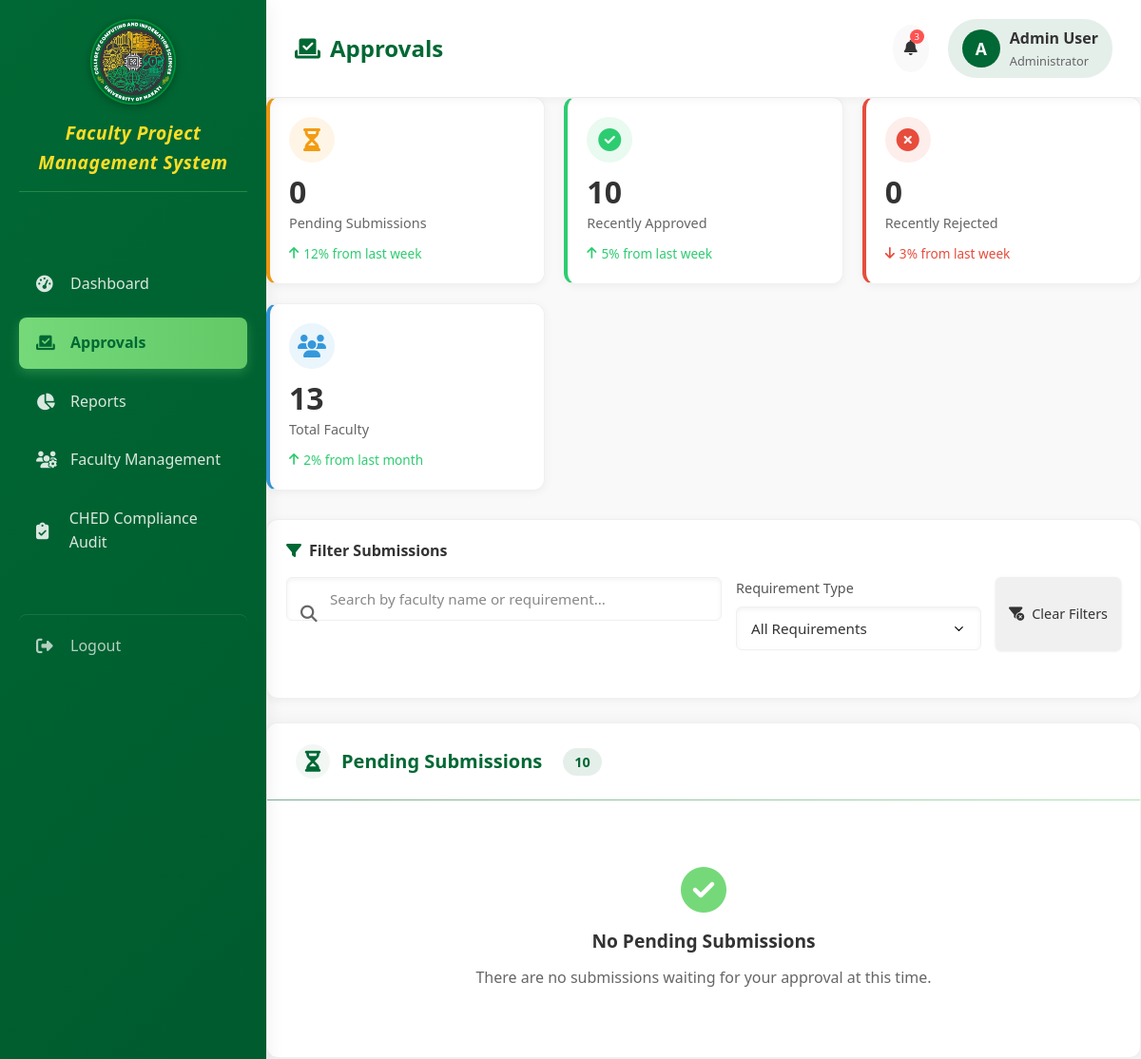
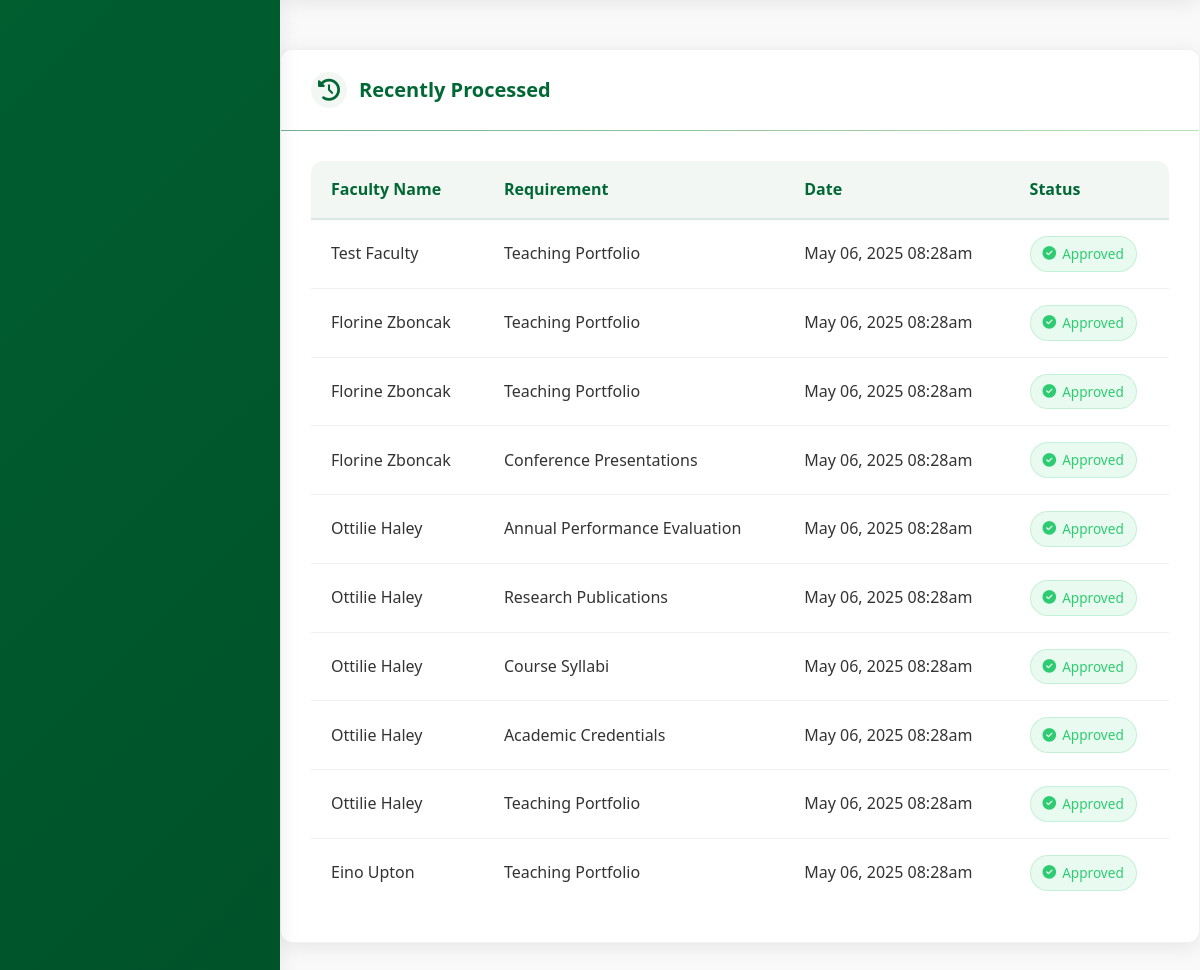
The app's page /admin/approvals.php (signed in) with its own data (2 pictures, top to bottom).
### tables this page shows
CREATE TABLE `faculty` (
  `faculty_id` bigint(20) UNSIGNED NOT NULL,
  `first_name` varchar(50) NOT NULL,
  `last_name` varchar(50) NOT NULL,
  `email` varchar(100) NOT NULL,
  `password_hash` varchar(255) NOT NULL,
  `account_creation_date` date NOT NULL,
  `role_id` bigint(20) UNSIGNED NOT NULL,
  `status` enum('active','inactive') NOT NULL DEFAULT 'active',
  `created_at` timestamp NULL DEFAULT NULL,
  `updated_at` timestamp NULL DEFAULT NULL,
  `profile_image` varchar(200) DEFAULT NULL
);

CREATE TABLE `faculty_compliance_status` (
  `compliance_id` bigint(20) UNSIGNED NOT NULL,
  `faculty_id` bigint(20) UNSIGNED NOT NULL,
  `requirement_id` bigint(20) UNSIGNED NOT NULL,
  `status` enum('missing','submitted','approved','returned') NOT NULL DEFAULT 'missing',
  `last_updated` timestamp NOT NULL DEFAULT current_timestamp() ON UPDATE current_timestamp(),
  `created_at` timestamp NULL DEFAULT NULL,
  `updated_at` timestamp NULL DEFAULT NULL
);

### admin/approvals.php (the view, shortened to what the rows shown need)
<?php
require_once("dbconn.php");
$recentlyProcessed = [];
$query = "SELECT s.requirement_id, s.status, s.updated_at,
          u.first_name, u.last_name,
          r.requirement_name
          FROM faculty_compliance_status s
          JOIN faculty u ON s.faculty_id = u.faculty_id
          JOIN ched_compliance_requirements r ON s.requirement_id = r.requirement_id
          WHERE s.status IN ('approved', 'rejected')
          ORDER BY s.updated_at DESC
          LIMIT 10";
$result = mysqli_query($conn, $query);
if ($result) {
    while ($row = mysqli_fetch_assoc($result)) {
        $processed = [
            'id' => $row['requirement_id'],
            'status' => $row['status'],
            'updated_at' => $row['updated_at'],
            'faculty' => [
                'first_name' => $row['first_name'],
                'last_name' => $row['last_name']
            ],
            'requirement' => [
                'requirement_name' => $row['requirement_name']
            ]
        ];
        $recentlyProcessed[] = $processed;
    }
}
?>
<!DOCTYPE html>
<html lang="en">
<head>
    <link rel="stylesheet" href="https://cdnjs.cloudflare.com/ajax/libs/font-awesome/6.5.0/css/all.min.css">
</head>
<body>
    <div class="container">
        <div class="content">
            <div class="header">
                <div class="header-left">
                    <h1 class="page-title"><i class="fa-solid fa-check-to-slot"></i> Approvals</h1>
                </div>
            </div>
            <div class="card">
                <div class="card-header">
                    <h2 class="card-title">
                        <i class="fa-solid fa-hourglass-half"></i>
                        Pending Submissions
                    </h2>
                </div>
            </div>
            <div class="card mt-4">
                <div class="card-header">
                    <h2 class="card-title">
                        <i class="fa-solid fa-history"></i>
                        Recently Processed
                    </h2>
                </div>
                <div class="card-body">
                    <?php if (!empty($recentlyProcessed)): ?>
                        <div class="table-responsive">
                            <table>
                                <thead>
                                    <tr>
                                        <th>Faculty Name</th>
                                        <th>Requirement</th>
                                        <th>Date</th>
                                        <th>Status</th>
                                    </tr>
                                </thead>
                                <tbody>
                                    <?php foreach ($recentlyProcessed as $item): ?>
                                        <tr>
                                            <td><?php echo $item['faculty']['first_name']; ?>
                                                <?php echo $item['faculty']['last_name']; ?>
                                            </td>
                                            <td><?php echo $item['requirement']['requirement_name']; ?></td>
                                            <td><?php echo date('M d, Y h:ia', strtotime($item['updated_at'])); ?></td>
                                            <td>
                                                <span class="status status-<?php echo $item['status']; ?>">
                                                    <i
                                                        class="fa-solid fa-<?php echo $item['status'] == 'approved' ? 'check-circle' : 'times-circle'; ?>"></i>
                                                    <?php echo ucfirst($item['status']); ?>
                                                </span>
                                            </td>
                                        </tr>
                                    <?php endforeach; ?>
                                </tbody>
                            </table>
                        </div>
                    <?php else: ?>
                        <p class="text-center">No recently processed submissions.</p>
                    <?php endif; ?>
                </div>
            </div>
</body>
</html>

### records on screen
faculty: first_name "Test", last_name "Faculty"
faculty_compliance_status: first_name "Florine", last_name "Zboncak", requirement_name "Conference Presentations", updated_at "May 06, 2025 08:28am", status "Approved"
faculty_compliance_status: first_name "Ottilie", last_name "Haley", requirement_name "Annual Performance Evaluation", updated_at "May 06, 2025 08:28am", status "Approved"
faculty_compliance_status: first_name "Ottilie", last_name "Haley", requirement_name "Research Publications", updated_at "May 06, 2025 08:28am", status "Approved"
faculty_compliance_status: first_name "Ottilie", last_name "Haley", requirement_name "Course Syllabi", updated_at "May 06, 2025 08:28am", status "Approved"
faculty_compliance_status: first_name "Ottilie", last_name "Haley", requirement_name "Academic Credentials", updated_at "May 06, 2025 08:28am", status "Approved"
faculty: first_name "Eino", last_name "Upton"

### other values on screen
substr($_SESSION['admin_name'] ?? 'A', 0, 1) "A"
$_SESSION['admin_name'] "Admin User"
count($pendingSubmissions) "0"
$approvedCount "10"
$rejectedCount "0"
$row['total'] "13"
$item['requirement']['requirement_name'] "Teaching Portfolio"
date('M d, Y h:ia', strtotime($item['updated_at'])) "May 06, 2025 08:28am"
$item['status'] "Approved"
$item['faculty']['first_name'] "Florine"
$item['faculty']['last_name'] "Zboncak"
$item['faculty']['first_name'] "Ottilie"
$item['faculty']['last_name'] "Haley"
